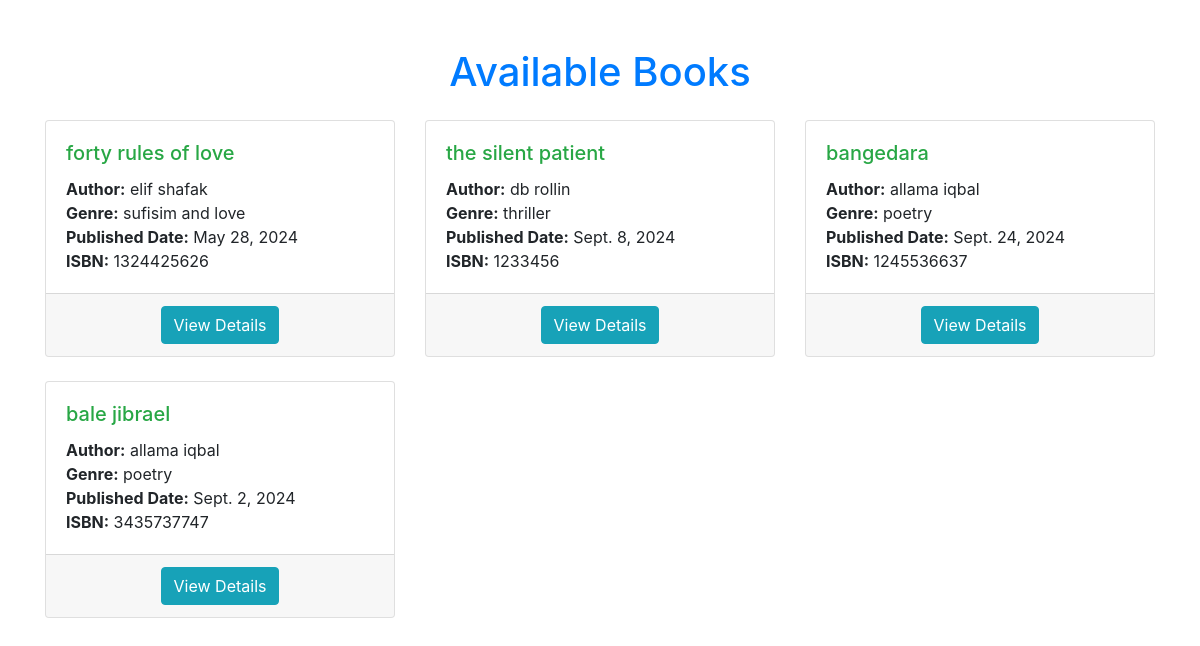
The page /book_list.html on the database its author committed.
### myapp/models.py (models this page shows, shortened)
class Book(models.Model):
    title = models.CharField(max_length=200)
    author = models.CharField(max_length=100)
    genre = models.CharField(max_length=100)
    published_date = models.DateField()
    isbn = models.CharField(max_length=13)  # Assuming ISBN-13 format

### myapp/views.py (the view)
# urls.py: path('book_list.html', views.book_list, name='book_list'),  # Route for searching books
def book_list(request):
    books = Book.objects.all()  # Get all books
    return render(request, 'book_list.html', {'books': books})

### templates/book_list.html (shortened to what this page needs)
<!DOCTYPE html>
<html lang="en">
<head>
    <link rel="stylesheet" href="https://cdn.jsdelivr.net/npm/bootstrap@4.4.1/dist/css/bootstrap.min.css">
    <link rel="stylesheet" href="..static/styles.css">
</head>
<body>
    <div class="container mt-5">
        <h1 class="text-center text-primary mb-4">Available Books</h1>
        {% if books %}
        <div class="row">
            {% for book in books %}
            <div class="col-md-4 mb-4">
                <div class="card h-100">
                    <div class="card-body">
                        <h5 class="card-title text-success">{{ book.title }}</h5>
                        <p class="card-text">
                            <strong>Author:</strong> {{ book.author }}<br>
                            <strong>Genre:</strong> {{ book.genre }}<br>
                            <strong>Published Date:</strong> {{ book.published_date }}<br>
                            <strong>ISBN:</strong> {{ book.isbn }}
                        </p>
                    </div>
                    <div class="card-footer text-center">
                        <a href="#" class="btn btn-info">View Details</a>
                    </div>
                </div>
            </div>
            {% endfor %}
        </div>
        {% else %}
        <div class="alert alert-warning text-center" role="alert">
            No books available at the moment.
        </div>
        {% endif %}
    </div>
</body>
</html>

### rows shown on the page
Book: title "forty rules of love", author "elif shafak", genre "sufisim and love", published_date "May 28, 2024", isbn "1324425626"
Book: title "the silent patient", author "db rollin", genre "thriller", published_date "Sept. 8, 2024", isbn "1233456"
Book: title "bangedara", author "allama iqbal", genre "poetry", published_date "Sept. 24, 2024", isbn "1245536637"
Book: title "bale jibrael", author "allama iqbal", genre "poetry", published_date "Sept. 2, 2024", isbn "3435737747"
